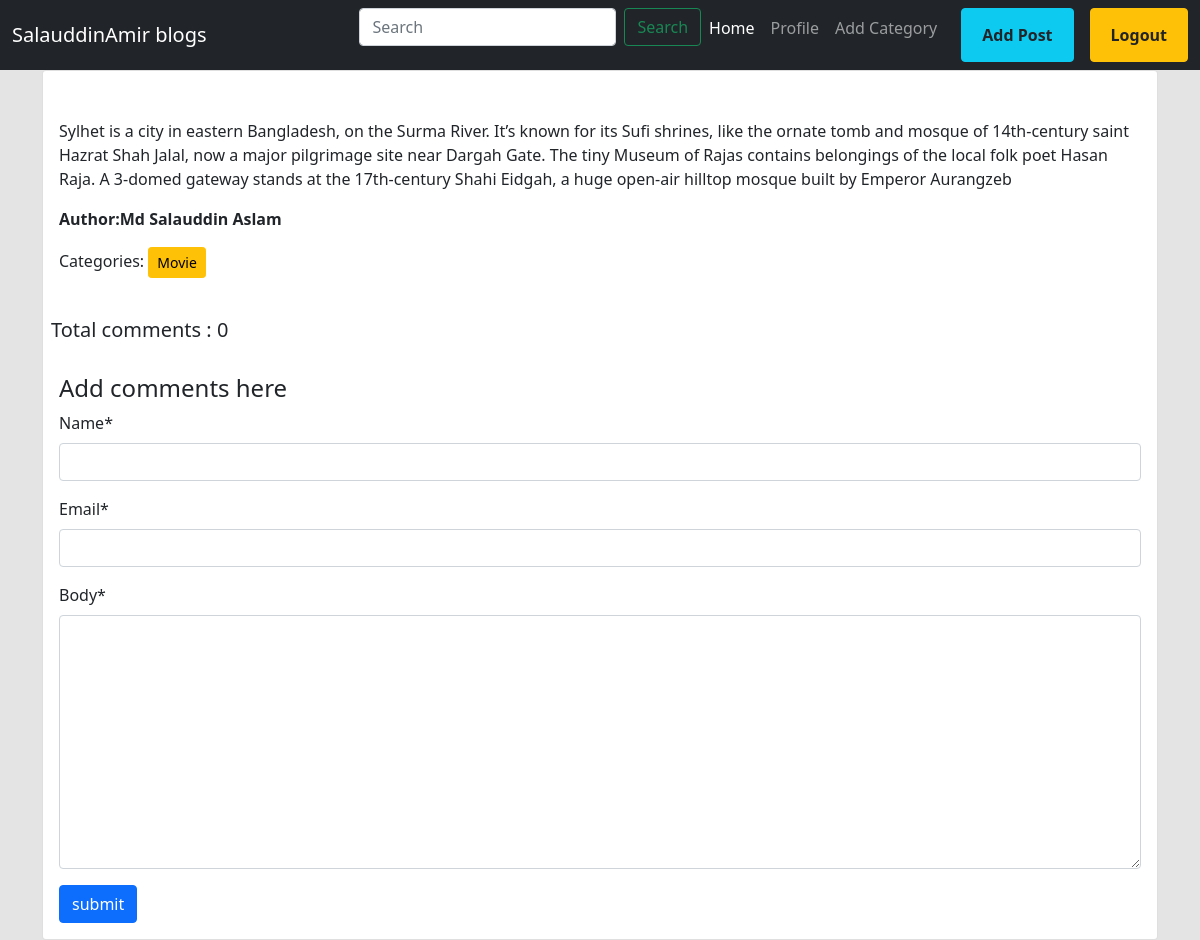
/post/details/11 (signed in), run on the app's committed database.
### post/models.py (models this page shows, shortened)
class post(models.Model):
    title = models.CharField(max_length=50)
    content =models.TextField()
    category=models.ManyToManyField(Category)
    author = models.ForeignKey(User, on_delete =models.CASCADE)
    image=models.ImageField(upload_to ='post/media/uploads/',blank=True,null=True)

### categories/models.py (models this page shows, shortened)
class Category(models.Model):
    name=models.CharField(max_length=100)
    slug = models.SlugField(max_length=100,null=True,blank=True,unique=True)

### post/views.py (the view, shortened to what this page needs)
# urls.py: path('details/<int:id>',views.DetailPostView.as_view(),name='detail_post' ),
class DetailPostView(DetailView):
    model= models.post
    pk_url_kwarg = 'id'
    template_name= 'blogDetails.html'
    def get_context_data(self, **kwargs):
        context= super().get_context_data(**kwargs)
        post = self.object
        comments=post.comments.all()
        comment_form=forms.CommentForm()
        context['comments'] = comments
        context['comment_form']=comment_form
        return context

### post/forms.py
class CommentForm(forms.ModelForm):
    class Meta:
        model=Comments
        fields=['name','email','body']

### post/templates/blogDetails.html (shortened to what this page needs)
{% extends "base.html" %}
{% load crispy_forms_tags%}
{% block content %}
<div class="col-12">
    <div class="card ">
      <div class="card-body ">
        <p class="card-text">{{post.content }}</p>
        <p class="fw-bold">Author:{{post.author.first_name}} {{post.author.last_name}}</p>
    <p>   Categories:
        {% for j in post.category.all %}
      <button href="#" class="btn btn-warning btn-sm"> {{j.name}}</button>
        {% endfor %}
    </p>
      </div>
      <h5 class="p-2">Total comments : {{ comments | length}}</h5>
        <div class="card-body">
         <form method="post">
            <h4>Add comments here</h4>
            {{comment_form | crispy}}
            <button class="btn btn-primary">submit</button>
         </form>
        </div>
    </div>
  </div>
{% endblock content %}

### data on the page
post: content "Sylhet is a city in eastern Bangladesh, on the Surma River. It’s known for its Sufi shrines, like the ornate tomb and mosque of 14th-century saint Hazrat Shah Jalal, now a major pilgrimage site near Dargah Gate. The tiny Museum of Rajas contains belongings of the local folk poet Hasan Raja. A 3-domed gateway stands at the 17th-century Shahi Eidgah, a huge open-air hilltop mosque built by Emperor Aurangzeb", author.first_name "Md Salauddin", author.last_name "Aslam"
Category: name "Movie"

### other printed values
{{ comments | length }} "0"
